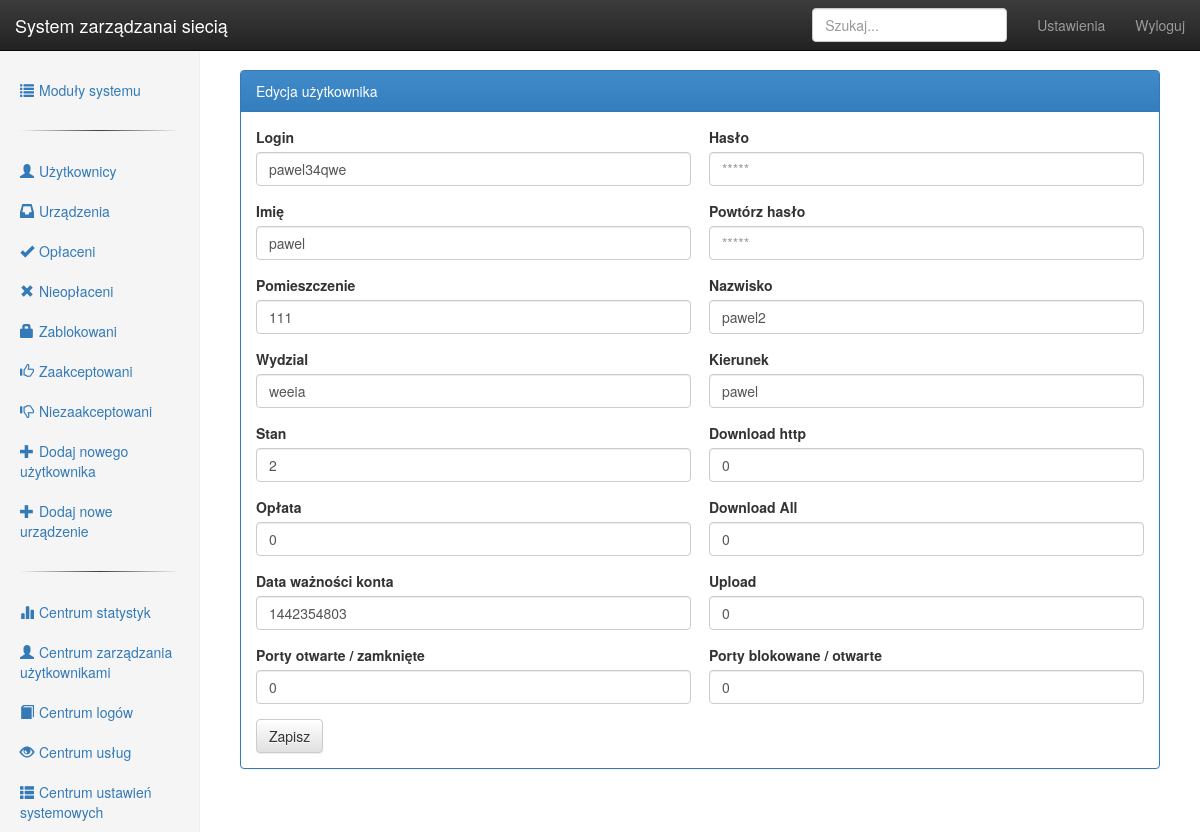
/userchange/index/11 (signed in), run on an earlier commit of the app's database.
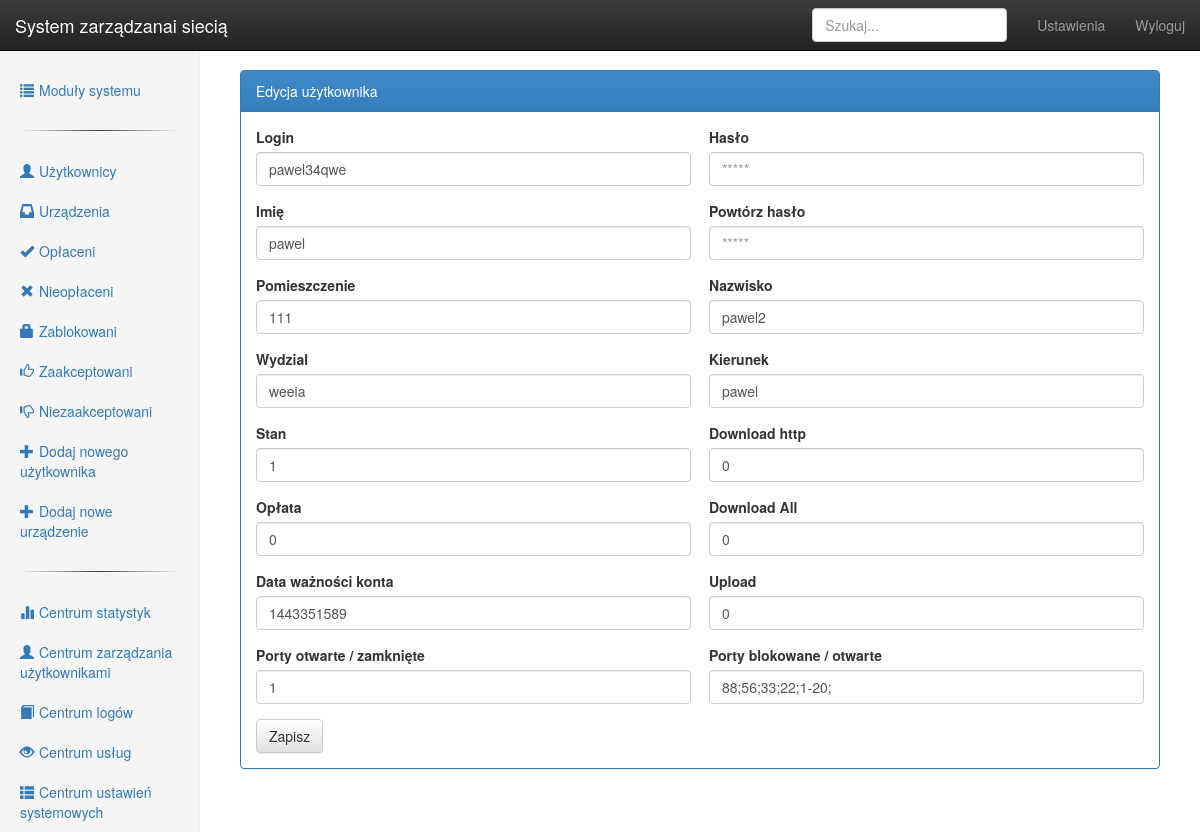
And on a later commit of the database.
### tables this page shows
CREATE TABLE IF NOT EXISTS `users` (
  `id` int(10) unsigned NOT NULL AUTO_INCREMENT,
  `datarejestracji` int(11) DEFAULT NULL,
  `imie` varchar(64) DEFAULT NULL,
  `nazwisko` varchar(64) DEFAULT NULL,
  `pomieszczenie` varchar(64) DEFAULT NULL,
  `wydzial` varchar(333) DEFAULT NULL,
  `kierunek` varchar(333) DEFAULT NULL,
  `stan` int(11) DEFAULT NULL,
  `login` varchar(64) DEFAULT NULL,
  `haslo` varchar(256) DEFAULT NULL,
  `oplata` int(11) DEFAULT NULL,
  `datawaznoscikonta` int(11) DEFAULT NULL,
  `portyonof` int(11) DEFAULT NULL,
  `porty` text,
  `downloadhttp` int(11) DEFAULT NULL,
  `downloadall` int(11) DEFAULT NULL,
  `upload` int(11) DEFAULT NULL,
  PRIMARY KEY (`id`),
  UNIQUE KEY `login` (`login`),
  KEY `id` (`id`)
);

### libs/View.php (called while the page is built, shortened)
<?php
class View {
    public function render($name, $noInclude = false)
    {
        require 'views/' . $name . '.php';
    }
}

### controllers/userchange.php (called while the page is built, shortened)
<?php
class Userchange extends Controller {
    function __construct() {
        $this->view->info = array();
        $this->view->leftMenu = array();
    }
    function renderLeftMenu($active = false){
        array_push($this->view->leftMenu, array('active' => false, 'ico' => 'user', 'link' => 'usersettings/index', 'title' => "Użytkownicy"));
        array_push($this->view->leftMenu, array('active' => false, 'ico' => 'inbox', 'link' => 'devicesettings/index', 'title' => "Urządzenia"));
        array_push($this->view->leftMenu, array('active' => false, 'ico' => 'ok', 'link' => 'usersettings/paid', 'title' => "Opłaceni"));
        array_push($this->view->leftMenu, array('active' => false, 'ico' => 'remove', 'link' => 'usersettings/unpaid', 'title' => "Nieopłaceni"));
        array_push($this->view->leftMenu, array('active' => false, 'ico' => 'lock', 'link' => 'usersettings/blocked', 'title' => "Zablokowani"));
        array_push($this->view->leftMenu, array('active' => false, 'ico' => 'thumbs-up', 'link' => 'usersettings/accepted', 'title' => "Zaakceptowani"));
        array_push($this->view->leftMenu, array('active' => false, 'ico' => 'thumbs-down', 'link' => 'usersettings/unaccepted', 'title' => "Niezaakceptowani"));
        array_push($this->view->leftMenu, array('active' => $active, 'ico' => 'plus', 'link' => 'userchange/index/new', 'title' => "Dodaj nowego użytkownika"));
        array_push($this->view->leftMenu, array('active' => false, 'ico' => 'plus', 'link' => 'devicechange/index/new', 'title' => "Dodaj nowe urządzenie"));
        $this->view->render('leftMenu');
    }
    function index($ID="new", $changeInfo = false) {
        $newUSR = ($ID=="new")?true:false;
        $this->view->render('header');
        $this->view->form = $newUSR?NULL:$this->model->getUserData($ID);
        $this->view->form['title'] = $newUSR?'Dodanie nowego użytkownika':'Edycja użytkownika';
        $this->view->form['link'] = $newUSR?'tryAdd':'tryEdit/'.$ID;
        $this->view->render('services/info');
        $this->view->render('userchange/userForm');
        $this->view->render('footerWithMenu');
    }
}

### libs/Bootstrap.php (called while the page is built, shortened)
<?php
final class Bootstrap {
    private $_url = null;
    private $_controller = null;
    private $_method = null;
    private $_controllerPath = 'controllers/';
    private $_modelPath = 'models/';
    public function init() {
        $this->_callControllerMethod();
    }
    private function _getUrl() {
        $url = isset($_GET['url']) ? $_GET['url'] : 'index';
        $url = rtrim($url, '/');
        $url = filter_var($url, FILTER_SANITIZE_URL);
        $this->_url = explode('/', $url);
    }
    private function _loadController() {
        $file = $this->_controllerPath . $this->_url[0] . '.php';
        if (file_exists($file)) {
            $this->_controller = new $this->_url[0];
            $this->_controller->loadModel($this->_url[0], $this->_modelPath);
        } else {
            $this->_error();
            return false;
        }
    }
    private function _callControllerMethod() {
        $length = count($this->_url);
        if ($length > 0) {
            if (method_exists($this->_controller, $this->_url[1])) {
                $this->_method = $this->_url[1];
            } else {
                $this->_error();
            }
        } else {
            $this->_method = 'index';
        }
        $this->parms = $this->_url ? array_values($this->_url) : [];
        call_user_func_array([$this->_controller, $this->_method], $this->parms);
    }
}

### index.php (called while the page is built, shortened)
<?php
$bootstrap = new Bootstrap();
$bootstrap->init();

### libs/Database.php (called while the page is built, shortened)
<?php
class Database extends PDO
{
    public function select($sql, $array = array(), $fetchMode = PDO::FETCH_ASSOC)
    {
        $sth = $this->prepare($sql);
        foreach ($array as $key => $value) {
            $sth->bindValue("$key", $value);
        }
        $sth->execute();
        return $sth->fetchAll($fetchMode);
    }
}

### models/userchange_model.php (called while the page is built, shortened)
<?php
class Userchange_Model extends Model {
    public function getUserData($ID) {
        $sth = $this->db->select('select * from users where id = :id', array('id' => $ID));
        return $sth[0];
    }
}

### libs/Model.php (called while the page is built)
<?php
abstract class Model {
    function __construct() {
        $this->db = new Database(DB_TYPE, DB_HOST, DB_NAME, DB_USER, DB_PASS);
    }
}

### views/userchange/userForm.php (the view, shortened to what the changed rows need)
<div class="panel panel-primary">
    <div class="panel-body">
        <form role="form" action="<?=URL.'userchange/'.$this->form['link']?>" method="POST">
        <div style="width:49%; float:left;">
          <div class="form-group"><label>Login</label>
              <input type="text" name="login" class="form-control" placeholder="nick"  value="<?=@$this->form['login']?>"></div>
          <div class="form-group"><label>Imię</label>
              <input type="text" name="imie" class="form-control" placeholder="Jan"  value="<?=@$this->form['imie']?>"></div>
          <div class="form-group"><label>Pomieszczenie</label>
              <input type="text" name="pomieszczenie" class="form-control" placeholder="123" value="<?=@$this->form['pomieszczenie']?>"></div>
          <div class="form-group"><label>Wydzial</label>
              <input type="text" name="wydzial" class="form-control" placeholder="weeia"  value="<?=@$this->form['wydzial']?>"></div>
          <div class="form-group"><label>Stan</label>
              <input type="text" name="stan" class="form-control" placeholder="0 nowy ,1 zaakceptowany, 2 blokowany"  value="<?=@$this->form['stan']?>"></div>
          <div class="form-group"><label>Opłata</label>
              <input type="text" name="oplata" class="form-control" placeholder="0 brak, 1 jest"  value="<?=@$this->form['oplata']?>"></div>
          <div class="form-group"><label>Data ważności konta</label>
              <input type="text" name="datawaznoscikonta" class="form-control" placeholder="UNIX time"  value="<?=@$this->form['datawaznoscikonta']?>"></div>
          <div class="form-group"><label>Porty otwarte / zamknięte</label>
              <input type="text" name="portyonof" class="form-control" placeholder="0 zezwalaj tylko na wymienione ,1 blokuj wszystkie poza wymienionymi"
                     value="<?=@$this->form['portyonof']?>"></div>
         </div>
         <div style="width:49%; float:right;">
          <div class="form-group"><label>Nazwisko</label>
              <input type="text" name="nazwisko" class="form-control" placeholder="Kowalski" value="<?=@$this->form['nazwisko']?>"></div>
          <div class="form-group"><label>Kierunek</label>
              <input type="text" name="kierunek" class="form-control" placeholder="Ekonomia" value="<?=@$this->form['kierunek']?>"></div>
          <div class="form-group"><label>Download http</label>
              <input type="text" name="downloadhttp" class="form-control" placeholder="20480" value="<?=@$this->form['downloadhttp']?>"></div>
          <div class="form-group"><label>Download All</label>
              <input type="text" name="downloadall" class="form-control" placeholder="10240" value="<?=@$this->form['downloadall']?>"></div>
          <div class="form-group"><label>Upload</label>
              <input type="text" name="upload" class="form-control" placeholder="4096" value="<?=@$this->form['upload']?>"></div>
          <div class="form-group"><label>Porty blokowane / otwarte</label>
              <input type="text" name="porty" class="form-control" placeholder="88;53;443;21;22;23" value="<?=@$this->form['porty']?>"></div>
         </div>
        </form>
    </div>
</div>

What changed in the data, as far as the page shows it:
changed users "pawel34qwe": stan "2" → "1"; datawaznoscikonta "1442354803" → "1443351589"; portyonof "0" → "1"; porty "0" → "88;56;33;22;1-20;"
